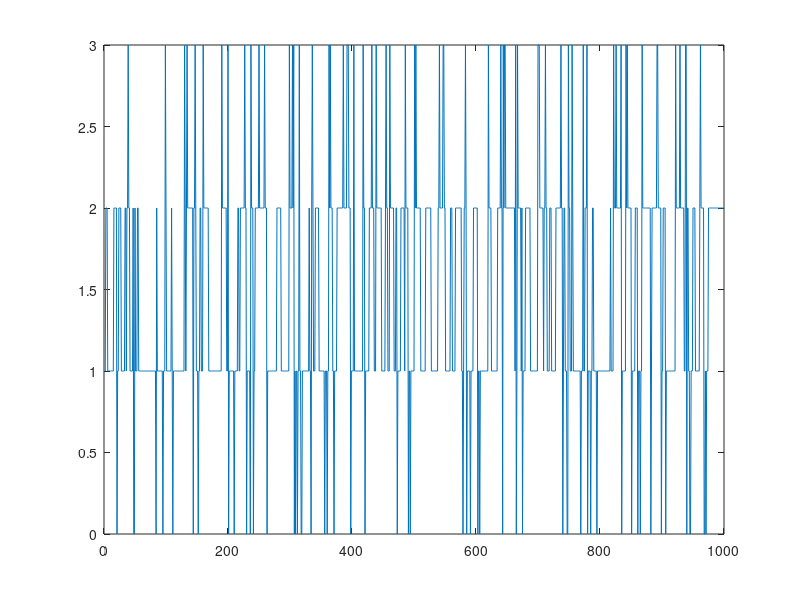

Write MATLAB code to recreate this figure.
% GeneratePowerDemandHistory.m
% Generates power demand history for SDP example. 
% Last edit: HKAF, 10.26.2012

clear all
clc

demandHistory = zeros(1,1000);
demandHistory(1) = 1;

for i=2:1000
    if demandHistory(i-1)<0.5
        selector = rand(1);
        if selector < 0.1
            demandHistory(i) = 0;
        else if selector < 0.9
                demandHistory(i) = 1;
            else if selector <0.95
                    demandHistory(i) = 2;
                else
                    demandHistory(i) = 3;
                end;
            end;
        end;
    else if demandHistory(i-1)<1.5
            selector = rand(1);
            if selector < 0.05
                demandHistory(i) = 0;
            else if selector < 0.85
                    demandHistory(i) = 1;
                else if selector < 0.95
                        demandHistory(i) = 2;
                    else
                        demandHistory(i) = 3;
                    end;
                end;
            end;
        else if demandHistory(i-1)<2.5
                selector = rand(1);
                if selector < 0.05
                    demandHistory(i) = 0;
                else if selector < 0.15
                        demandHistory(i) = 1;
                    else if selector < 0.95
                            demandHistory(i) = 2;
                        else
                            demandHistory(i) = 3;
                        end;
                    end;
                end;
            else
                selector = rand(1);
                if selector < 0.05
                    demandHistory(i) = 0;
                else if selector < 0.1
                        demandHistory(i) = 1;
                    else if selector < 0.9
                            demandHistory(i) = 2;
                        else
                            demandHistory(i) = 3;
                        end;
                    end;
                end;
            end;
        end;
    end;
end;

plot(1:1:1000,demandHistory);

save('powerDemandHistory','demandHistory');